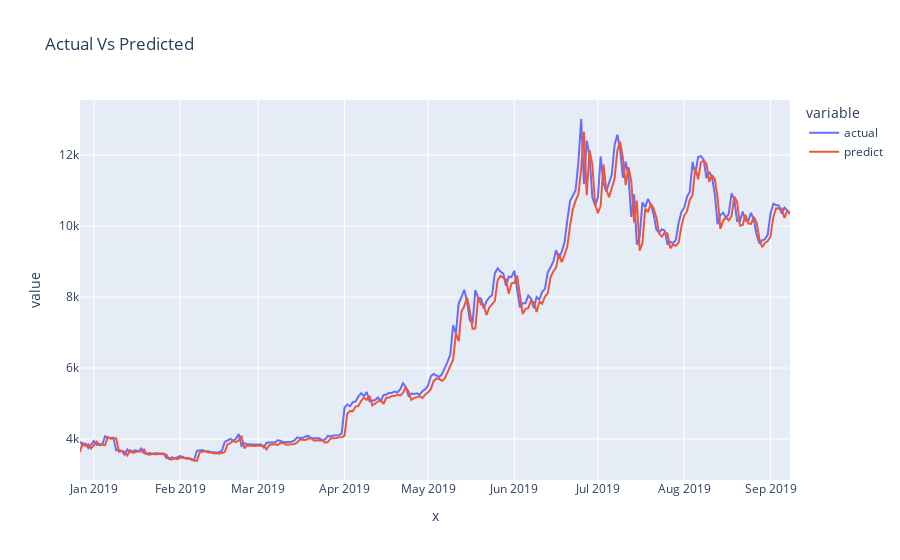

The notebook cell saved with this chart:
### Code cell
# plot Prices
df = pd.DataFrame( data = {  "Date": X_test.index , "actual":y_test , "predict":predict })
fig = px.line(df, x=X_test.index, y=['actual','predict'], title='Actual Vs Predicted')
fig.show()

### Figure 1 — Plotly figure (JSON) as saved in the notebook; plotly's stock layout.template omitted (floating-point values rounded to 4 significant figures; data arrays with more than 128 entries replaced by an {"elided": "..."} marker saying what was removed)
{"data": [{"hovertemplate": "variable=actual<br>x=%{x}<br>value=%{y}<extra></extra>", "legendgroup": "actual", "line": {"color": "#636efa", "dash": "solid"}, "marker": {"symbol": "circle"}, "mode": "lines", "name": "actual", "orientation": "v", "showlegend": true, "type": "scatter", "x": {"elided": "256 str values"}, "xaxis": "x", "y": {"elided": "256 float values"}, "yaxis": "y"}, {"hovertemplate": "variable=predict<br>x=%{x}<br>value=%{y}<extra></extra>", "legendgroup": "predict", "line": {"color": "#EF553B", "dash": "solid"}, "marker": {"symbol": "circle"}, "mode": "lines", "name": "predict", "orientation": "v", "showlegend": true, "type": "scatter", "x": {"elided": "256 str values"}, "xaxis": "x", "y": {"elided": "256 float values"}, "yaxis": "y"}], "layout": {"legend": {"title": {"text": "variable"}, "tracegroupgap": 0}, "title": {"text": "Actual Vs Predicted"}, "xaxis": {"anchor": "y", "domain": [0, 1], "title": {"text": "x"}}, "yaxis": {"anchor": "x", "domain": [0, 1], "title": {"text": "value"}}}}
